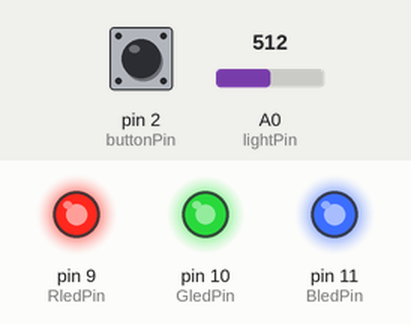
A sketch run on a simulated Arduino Uno, built with avr-gcc and run on an emulated ATmega328P. Shown: output pins drawn as LEDs (lit = HIGH). The inputs (shaded band) are chosen by the test bench; at power-on: A0 (lightPin) = 512, pin 2 (buttonPin) LOW.

Above: at 1.2 s.
1.3 s: A0 (lightPin) set to 492
2.8 s: A0 (lightPin) set to 510
At 3.24 s:
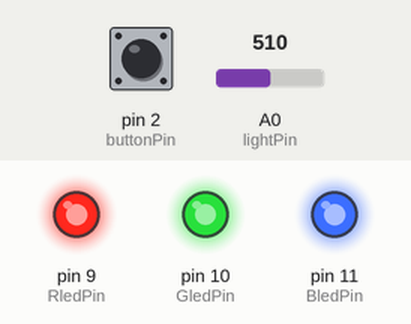
5.8 s: A0 (lightPin) set to 490
8.8 s: pin 2 (buttonPin) pulled HIGH for 0.15 s
At 9.4 s:
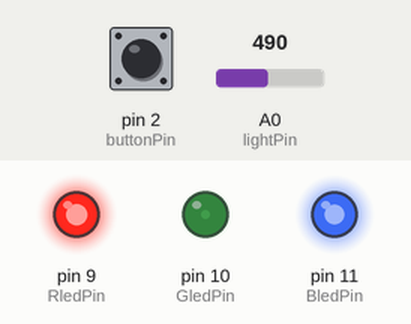
11.9 s: A0 (lightPin) set to 511
At 12.3 s:
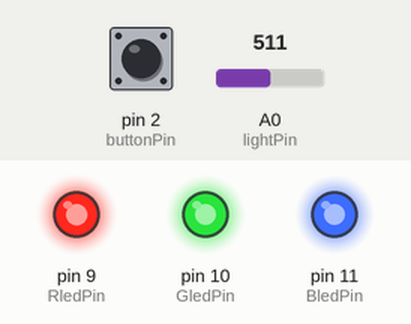
14.9 s: A0 (lightPin) set to 306
At 22.15 s:
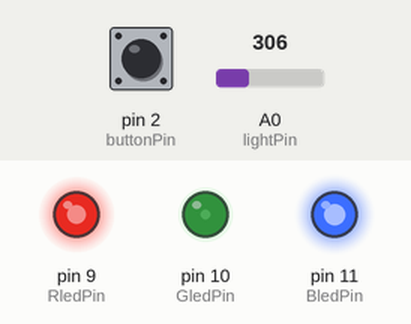
Timing chart, 0 to 22.4 s (numbered marks = the images above; inputs shaded):
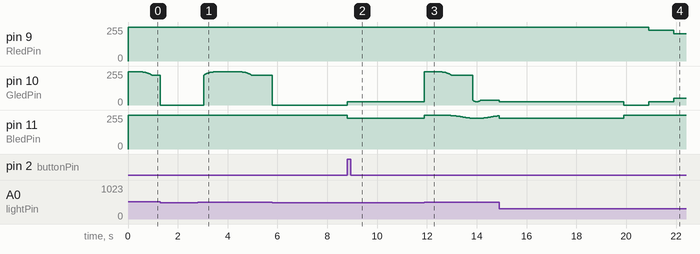

The sketch:

pressgame.ino
```cpp
const int buttonPin = 2;
const int lightPin = A0;   // 光敏電阻模組 AO
const int RledPin = 9;     // PWM
const int GledPin = 10;    // PWM
const int BledPin = 11;    // PWM

const int neutralMood = 10;
const int darkThreshold = 500;        // 暗/亮的分界，要依實測調整
const long unTouchInterval = 5000;    // 5 秒沒按才開始扣分
const long reducedInterval = 1000;    // 每 1 秒扣 1 分（只在亮處）
const long breathPeriod = 4000;       // 呼吸一圈的時間（毫秒）

int mood = neutralMood;
bool buttonPressed = false;
unsigned long touchedTimer = 0;
unsigned long reducedTimer = 0;

void setup() {
  pinMode(buttonPin, INPUT);
  pinMode(RledPin, OUTPUT);
  pinMode(GledPin, OUTPUT);
  pinMode(BledPin, OUTPUT);
  Serial.begin(9600);
}

void loop() {
  // 讀光線
  int light = analogRead(lightPin);
  // Serial.println(light);   // 校準時把這行的註解打開
  bool isDark = light > darkThreshold;

  // 暗處用呼吸亮度，亮處全亮
  float scale = isDark ? breathing() : 1.0;
  showLEDState(mood, scale);

  bool button = digitalRead(buttonPin);
  unsigned long now = millis();

  if (isDark) {
    // 睡覺：心情完全不變（不加分、不扣分），按鈕無效
    touchedTimer = now;
    buttonPressed = (button == HIGH);  // 同步按鈕狀態，避免醒來瞬間誤判成新的按下
  }
  else {
    // 按鈕：按下瞬間 +1
    if (button == HIGH && !buttonPressed) {
      mood = min(mood + 1, 20);
      touchedTimer = now;
      buttonPressed = true;
    }
    if (button == LOW) {
      buttonPressed = false;
    }

    // 超過 5 秒沒按，每秒 -1
    if (now - touchedTimer > unTouchInterval && now - reducedTimer > reducedInterval) {
      mood = max(mood - 1, 0);
      reducedTimer = now;
    }
  }
}

// 回傳 0.02 ~ 1.0 的呼吸亮度比例（三次方，暗亮時間比較平均）
float breathing() {
  float phase = (millis() % breathPeriod) / (float)breathPeriod * 2.0 * PI;
  float wave = (sin(phase - PI / 2) + 1.0) / 2.0;
  return 0.02 + 0.98 * wave * wave * wave;
}

// 共陽極：r、g、b 以「越大越亮」計算，輸出時才反相
void showLEDState(int state, float scale) {
  float step = 255 / 10.0;
  float r, g, b;

  if (state >= neutralMood) {          // 綠 → 藍
    float d = step * (state - neutralMood);
    r = 0;
    g = 255 - d;
    b = d;
  } else {                             // 綠 → 紅
    float d = step * (neutralMood - state);
    r = d;
    g = 255 - d;
    b = 0;
  }

  analogWrite(RledPin, 255 - r * scale);
  analogWrite(GledPin, 255 - g * scale);
  analogWrite(BledPin, 255 - b * scale);
}
```

Measured:
- after the input at 2.8 s, pin 10 (GledPin): rises from 0/255 to 249/255 in 0.46 s, then falls to 223/255 in 1.5 s
- after the input at 8.8 s, pin 9 (RledPin): stays 255/255 (without the input it goes to 229/255 after 2.0 s); pin 11 (BledPin): 255/255 → 229/255 at once
- after the input at 11.9 s, pin 9 (RledPin): stays 255/255 (without the input it goes to 229/255 after 2.9 s)
- after the input at 14.9 s, pin 9 (RledPin): 255/255 → 229/255 after 6.0 s, → 204/255 1.0 s later
